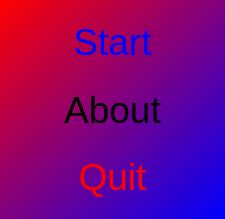
<?xml version="1.0" encoding="UTF-8"?>
<ui version="4.0">
 <class>QtTestManyDigitNewickMenuDialog</class>
 <widget class="QDialog" name="QtTestManyDigitNewickMenuDialog">
  <property name="geometry">
   <rect>
    <x>0</x>
    <y>0</y>
    <width>225</width>
    <height>219</height>
   </rect>
  </property>
  <property name="palette">
   <palette>
    <active>
     <colorrole role="Button">
      <brush brushstyle="LinearGradientPattern">
       <gradient startx="0.000000000000000" starty="0.000000000000000" endx="1.000000000000000" endy="1.000000000000000" type="LinearGradient" spread="PadSpread" coordinatemode="ObjectBoundingMode">
        <gradientstop position="0.000000000000000">
         <color alpha="255">
          <red>255</red>
          <green>0</green>
          <blue>0</blue>
         </color>
        </gradientstop>
        <gradientstop position="1.000000000000000">
         <color alpha="255">
          <red>0</red>
          <green>0</green>
          <blue>255</blue>
         </color>
        </gradientstop>
       </gradient>
      </brush>
     </colorrole>
     <colorrole role="Text">
      <brush brushstyle="SolidPattern">
       <color alpha="255">
        <red>0</red>
        <green>0</green>
        <blue>0</blue>
       </color>
      </brush>
     </colorrole>
     <colorrole role="Base">
      <brush brushstyle="LinearGradientPattern">
       <gradient startx="0.000000000000000" starty="0.000000000000000" endx="1.000000000000000" endy="1.000000000000000" type="LinearGradient" spread="PadSpread" coordinatemode="ObjectBoundingMode">
        <gradientstop position="0.000000000000000">
         <color alpha="255">
          <red>255</red>
          <green>0</green>
          <blue>0</blue>
         </color>
        </gradientstop>
        <gradientstop position="1.000000000000000">
         <color alpha="255">
          <red>0</red>
          <green>0</green>
          <blue>255</blue>
         </color>
        </gradientstop>
       </gradient>
      </brush>
     </colorrole>
     <colorrole role="Window">
      <brush brushstyle="LinearGradientPattern">
       <gradient startx="0.000000000000000" starty="0.000000000000000" endx="1.000000000000000" endy="1.000000000000000" type="LinearGradient" spread="PadSpread" coordinatemode="ObjectBoundingMode">
        <gradientstop position="0.000000000000000">
         <color alpha="255">
          <red>255</red>
          <green>0</green>
          <blue>0</blue>
         </color>
        </gradientstop>
        <gradientstop position="1.000000000000000">
         <color alpha="255">
          <red>0</red>
          <green>0</green>
          <blue>255</blue>
         </color>
        </gradientstop>
       </gradient>
      </brush>
     </colorrole>
     <colorrole role="Highlight">
      <brush brushstyle="SolidPattern">
       <color alpha="255">
        <red>255</red>
        <green>255</green>
        <blue>255</blue>
       </color>
      </brush>
     </colorrole>
     <colorrole role="HighlightedText">
      <brush brushstyle="SolidPattern">
       <color alpha="255">
        <red>0</red>
        <green>0</green>
        <blue>0</blue>
       </color>
      </brush>
     </colorrole>
    </active>
    <inactive>
     <colorrole role="Button">
      <brush brushstyle="LinearGradientPattern">
       <gradient startx="0.000000000000000" starty="0.000000000000000" endx="1.000000000000000" endy="1.000000000000000" type="LinearGradient" spread="PadSpread" coordinatemode="ObjectBoundingMode">
        <gradientstop position="0.000000000000000">
         <color alpha="255">
          <red>255</red>
          <green>0</green>
          <blue>0</blue>
         </color>
        </gradientstop>
        <gradientstop position="1.000000000000000">
         <color alpha="255">
          <red>0</red>
          <green>0</green>
          <blue>255</blue>
         </color>
        </gradientstop>
       </gradient>
      </brush>
     </colorrole>
     <colorrole role="Text">
      <brush brushstyle="SolidPattern">
       <color alpha="255">
        <red>0</red>
        <green>0</green>
        <blue>0</blue>
       </color>
      </brush>
     </colorrole>
     <colorrole role="Base">
      <brush brushstyle="LinearGradientPattern">
       <gradient startx="0.000000000000000" starty="0.000000000000000" endx="1.000000000000000" endy="1.000000000000000" type="LinearGradient" spread="PadSpread" coordinatemode="ObjectBoundingMode">
        <gradientstop position="0.000000000000000">
         <color alpha="255">
          <red>255</red>
          <green>0</green>
          <blue>0</blue>
         </color>
        </gradientstop>
        <gradientstop position="1.000000000000000">
         <color alpha="255">
          <red>0</red>
          <green>0</green>
          <blue>255</blue>
         </color>
        </gradientstop>
       </gradient>
      </brush>
     </colorrole>
     <colorrole role="Window">
      <brush brushstyle="LinearGradientPattern">
       <gradient startx="0.000000000000000" starty="0.000000000000000" endx="1.000000000000000" endy="1.000000000000000" type="LinearGradient" spread="PadSpread" coordinatemode="ObjectBoundingMode">
        <gradientstop position="0.000000000000000">
         <color alpha="255">
          <red>255</red>
          <green>0</green>
          <blue>0</blue>
         </color>
        </gradientstop>
        <gradientstop position="1.000000000000000">
         <color alpha="255">
          <red>0</red>
          <green>0</green>
          <blue>255</blue>
         </color>
        </gradientstop>
       </gradient>
      </brush>
     </colorrole>
     <colorrole role="Highlight">
      <brush brushstyle="SolidPattern">
       <color alpha="255">
        <red>255</red>
        <green>255</green>
        <blue>255</blue>
       </color>
      </brush>
     </colorrole>
     <colorrole role="HighlightedText">
      <brush brushstyle="SolidPattern">
       <color alpha="255">
        <red>0</red>
        <green>0</green>
        <blue>0</blue>
       </color>
      </brush>
     </colorrole>
    </inactive>
    <disabled>
     <colorrole role="Button">
      <brush brushstyle="LinearGradientPattern">
       <gradient startx="0.000000000000000" starty="0.000000000000000" endx="1.000000000000000" endy="1.000000000000000" type="LinearGradient" spread="PadSpread" coordinatemode="ObjectBoundingMode">
        <gradientstop position="0.000000000000000">
         <color alpha="255">
          <red>255</red>
          <green>0</green>
          <blue>0</blue>
         </color>
        </gradientstop>
        <gradientstop position="1.000000000000000">
         <color alpha="255">
          <red>0</red>
          <green>0</green>
          <blue>255</blue>
         </color>
        </gradientstop>
       </gradient>
      </brush>
     </colorrole>
     <colorrole role="Text">
      <brush brushstyle="SolidPattern">
       <color alpha="255">
        <red>137</red>
        <green>137</green>
        <blue>137</blue>
       </color>
      </brush>
     </colorrole>
     <colorrole role="Base">
      <brush brushstyle="LinearGradientPattern">
       <gradient startx="0.000000000000000" starty="0.000000000000000" endx="1.000000000000000" endy="1.000000000000000" type="LinearGradient" spread="PadSpread" coordinatemode="ObjectBoundingMode">
        <gradientstop position="0.000000000000000">
         <color alpha="255">
          <red>255</red>
          <green>0</green>
          <blue>0</blue>
         </color>
        </gradientstop>
        <gradientstop position="1.000000000000000">
         <color alpha="255">
          <red>0</red>
          <green>0</green>
          <blue>255</blue>
         </color>
        </gradientstop>
       </gradient>
      </brush>
     </colorrole>
     <colorrole role="Window">
      <brush brushstyle="LinearGradientPattern">
       <gradient startx="0.000000000000000" starty="0.000000000000000" endx="1.000000000000000" endy="1.000000000000000" type="LinearGradient" spread="PadSpread" coordinatemode="ObjectBoundingMode">
        <gradientstop position="0.000000000000000">
         <color alpha="255">
          <red>255</red>
          <green>0</green>
          <blue>0</blue>
         </color>
        </gradientstop>
        <gradientstop position="1.000000000000000">
         <color alpha="255">
          <red>0</red>
          <green>0</green>
          <blue>255</blue>
         </color>
        </gradientstop>
       </gradient>
      </brush>
     </colorrole>
     <colorrole role="Highlight">
      <brush brushstyle="SolidPattern">
       <color alpha="255">
        <red>255</red>
        <green>255</green>
        <blue>255</blue>
       </color>
      </brush>
     </colorrole>
     <colorrole role="HighlightedText">
      <brush brushstyle="SolidPattern">
       <color alpha="255">
        <red>0</red>
        <green>0</green>
        <blue>0</blue>
       </color>
      </brush>
     </colorrole>
    </disabled>
   </palette>
  </property>
  <property name="font">
   <font>
    <pointsize>28</pointsize>
    <weight>50</weight>
    <italic>false</italic>
    <bold>false</bold>
   </font>
  </property>
  <property name="windowTitle">
   <string>TestManyDigitNewick</string>
  </property>
  <property name="styleSheet">
   <string notr="true">QDialog { 
background-color: qlineargradient(x1: 0, y1: 0, x2: 1, y2: 1, stop: 0  #ff0000, stop: 1 #0000ff);
}
QDialog { 
selection-color: black;
selection-background-color: white
}

QPushButton { font: 48px, &quot;Verdana&quot; }
QPushButton{ 
selection-color: black;
selection-background-color: white
}
</string>
  </property>
  <layout class="QVBoxLayout" name="verticalLayout">
   <item>
    <widget class="QPushButton" name="button_start">
     <property name="sizePolicy">
      <sizepolicy hsizetype="Minimum" vsizetype="Minimum">
       <horstretch>0</horstretch>
       <verstretch>0</verstretch>
      </sizepolicy>
     </property>
     <property name="styleSheet">
      <string notr="true">color: blue</string>
     </property>
     <property name="text">
      <string>Start</string>
     </property>
     <property name="flat">
      <bool>true</bool>
     </property>
    </widget>
   </item>
   <item>
    <widget class="QPushButton" name="button_about">
     <property name="sizePolicy">
      <sizepolicy hsizetype="Minimum" vsizetype="Minimum">
       <horstretch>0</horstretch>
       <verstretch>0</verstretch>
      </sizepolicy>
     </property>
     <property name="styleSheet">
      <string notr="true">color: black</string>
     </property>
     <property name="text">
      <string>About</string>
     </property>
     <property name="flat">
      <bool>true</bool>
     </property>
    </widget>
   </item>
   <item>
    <widget class="QPushButton" name="button_quit">
     <property name="sizePolicy">
      <sizepolicy hsizetype="Minimum" vsizetype="Minimum">
       <horstretch>0</horstretch>
       <verstretch>0</verstretch>
      </sizepolicy>
     </property>
     <property name="styleSheet">
      <string notr="true">color: red</string>
     </property>
     <property name="text">
      <string>Quit</string>
     </property>
     <property name="flat">
      <bool>true</bool>
     </property>
    </widget>
   </item>
  </layout>
 </widget>
 <tabstops>
  <tabstop>button_about</tabstop>
  <tabstop>button_quit</tabstop>
 </tabstops>
 <resources/>
 <connections/>
</ui>
